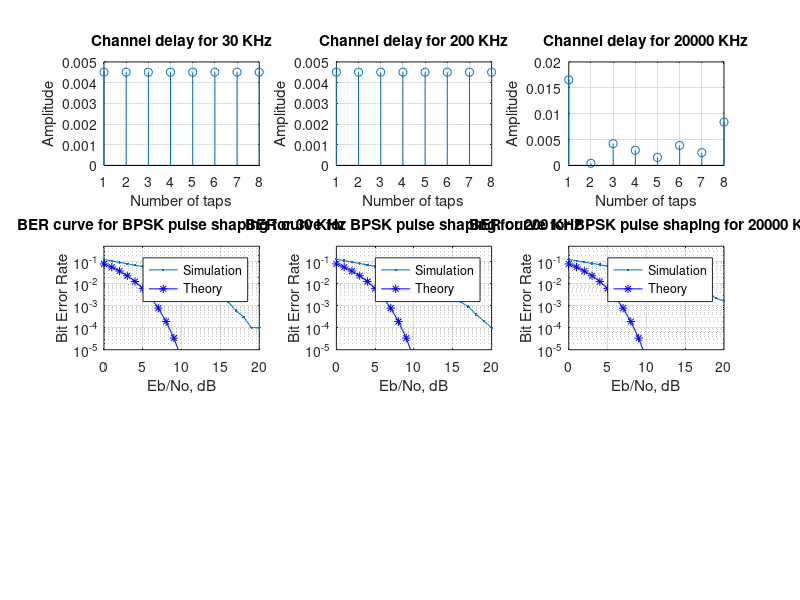

Write the MATLAB code that produced this figure.
% PRABHAT KUMAR RAI --- EE18MTECH01005

clc; clear all; close all;

% Pedestrian-B channel
Bw = [30, 200, 20000]; % In KHz bandwidth at the reciver
P_db = [0, -0.9, -4.9, -8.0, -7.8, -23.9]; % Power in dB scale
amp = sqrt( 10.^( 0.1*P_db ) );

% Taking the sampling duration as 5ns
Td = 5; % nano second at the DSP
tds = [0, 200, 800, 1200, 2300, 3700]; % in nano sec
t = tds./Td;
h( t + 1 ) = amp;
H = fft(h);

% window function in frequency domain
z1 = 1/(Td*10^-6.*Bw(1));
z2 = 1/(Td*10^-6.*Bw(2));
z3 = 1/(Td*10^-6.*Bw(3));
z = [ z1 z2 z3 ];
p = [];
for i = 1:length(Bw)
        L = ceil( length(h)/(10*z(i)) ); % for bandwidth at channel
        W = [ ones( 1, L ), zeros(1, ( length(H) - L ) )];% Window function
        Rx = H.*W;
        rx = ifft( Rx );
        hx = abs( rx );
        h_rx = hx( 1: 100: end ); 
        subplot(3,3,i)
        stem(h_rx); xlabel( 'Number of taps' );
        grid on; ylabel( 'Amplitude' );        
        title( sprintf('Channel delay for %d KHz',Bw(i)));
   
        
        % input signal generation with 0 or 1'
        N = 10000; tap = 10;
        x_in = rand(1,N) > 0.5; 
        % bpsk generation 
        x_bpsk = 2 * x_in - 1; % conversion into bpsk bits i.e. (1 or -1)
        % upsampling the bpsk signal
        samp_fact = 5;
        x_up = upsample( x_bpsk, samp_fact );  
        
        % sinc pulse shaping
        % ray = 1/sqrt( 2*tap )*( randn( 1, tap ) + 1i*randn( 1, tap ) );
        ray = h_rx; 
        lin = -2:0.5:2;
        sinc_y1 = sinc( lin );
        sinc_y  = sinc_y1 / norm( sinc_y1 );
        new_y1 = conv( ray, sinc_y );
        new_y = new_y1/norm(new_y1);
        sinc_ray_shap = conv( x_up, new_y ); % sinc pulse shaping
        
        %-----NOISE GENERATION & ADDITION TO SIGNAl
        noise = randn( 1, length( sinc_ray_shap ) );
        comp_noise = 1/sqrt(2)*( noise + 1i*noise ); % guassian noise mean=0 variance=1 (approximately)
        Eb_No_dB = [ 0 : 20 ]; % different Eb/N values
        
        for r = 1:length( Eb_No_dB )
            
            % Noise addition
            corrp = sinc_ray_shap + 10^( -Eb_No_dB(r)/20 )*comp_noise;
            
            %----Matched filter
            match = conj( fliplr( new_y ));
            h_match = conv( match, corrp );
            
            % choosing only best samples of length l*N
            h_match = real( h_match );
            h_best = h_match( ( ( length( h_match )/2 + 1 )-( samp_fact*N/2 ) ):( ( length( h_match )/2 ) + ( samp_fact*N/2 ) ) );  
            
            % down sampling
            k_down = downsample( h_best, samp_fact );   % down sampling by 2
            
            % Demodulating the signal
            x_out = k_down > 0;
            
            % calculating the number of bit errors
            nError( r ) = biterr( x_in , x_out );
            simulation_Ber = nError/N; % simulated ber
        end
        subplot(3,3,i+3)
        semilogy( Eb_No_dB, simulation_Ber, '.-' ); hold on;
        theory_Ber = 0.5*erfc( sqrt( 10.^( Eb_No_dB/10 ) ) ); % theoretical ber 
%       theory_Ber = 0.5*( 1 - sqrt( [10.^( Eb_No_dB/10 )]/[2 + (10.^( Eb_No_dB/10 ))]));
        semilogy( Eb_No_dB, theory_Ber, 'b*-' ); hold on;
        legend( 'Simulation', 'Theory' ); xlabel( 'Eb/No, dB' );
        axis( [0 20 10^-5 0.5] ); grid on; ylabel( 'Bit Error Rate' ); 
        title( sprintf('BER curve for BPSK pulse shaping for %d KHz',Bw(i)));
       
end

        
        
        